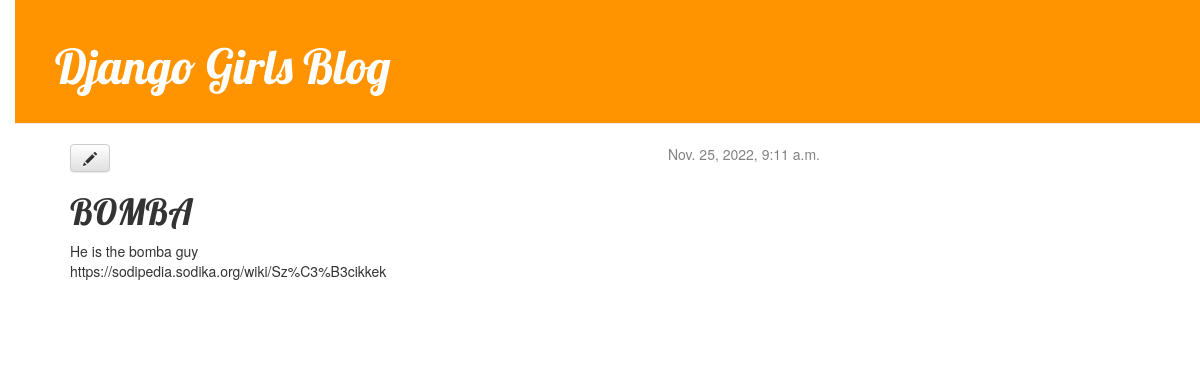
The app's page /post/1/ with its own data.
### blog/models.py (models this page shows, shortened)
class Post(models.Model):
    author = models.ForeignKey(settings.AUTH_USER_MODEL, on_delete=models.CASCADE)
    title = models.CharField(max_length=200)
    text = models.TextField()
    created_date = models.DateTimeField(
            default=timezone.now)
    published_date = models.DateTimeField(
            blank=True, null=True)

### blog/views.py (the view)
# urls.py: url(r'^post/(?P<pk>[0-9]+)/$', views.post_detail, name='post_detail'),
def post_detail(request, pk):
    post = get_object_or_404(Post, pk=pk)
    return render(request, 'blog/post_detail.html', {'post': post})

### blog/templates/blog/post_detail.html
{% extends 'blog/base.html' %}
{% block content %}
    <div class="post">
        {% if post.published_date %}
            <div class="date">
                {{ post.published_date }}
            </div>
        {% endif %}
        <a class="btn btn-default" href="{% url 'post_edit' pk=post.pk %}"><span class="glyphicon glyphicon-pencil"></span></a>
        <h1>{{ post.title }}</h1>
        <p>{{ post.text|linebreaksbr }}</p>
    </div>
{% endblock %}

### blog/static/css/blog.css (style rules this page uses)
body { padding-left: 15px; }
h1, h2, h3, h4 { font-family: 'Lobster', cursive; }
.date { float: right; color: #828282; }
.post { margin-bottom: 70px; }

### records on screen
Post: published_date "Nov. 25, 2022, 9:11 a.m.", title "BOMBA", text "He is the bomba guy https://sodipedia.sodika.org/wiki/Sz%C3%B3cikkek"
